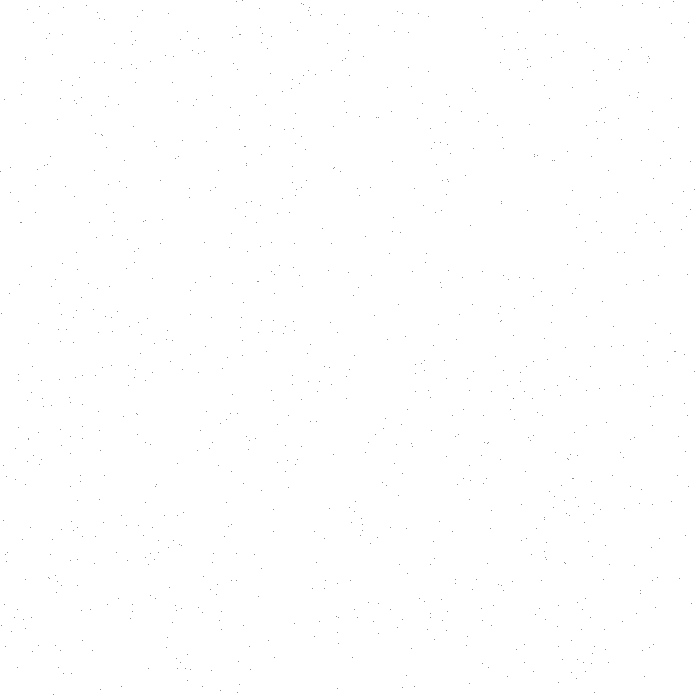
Frame 1 (no input)
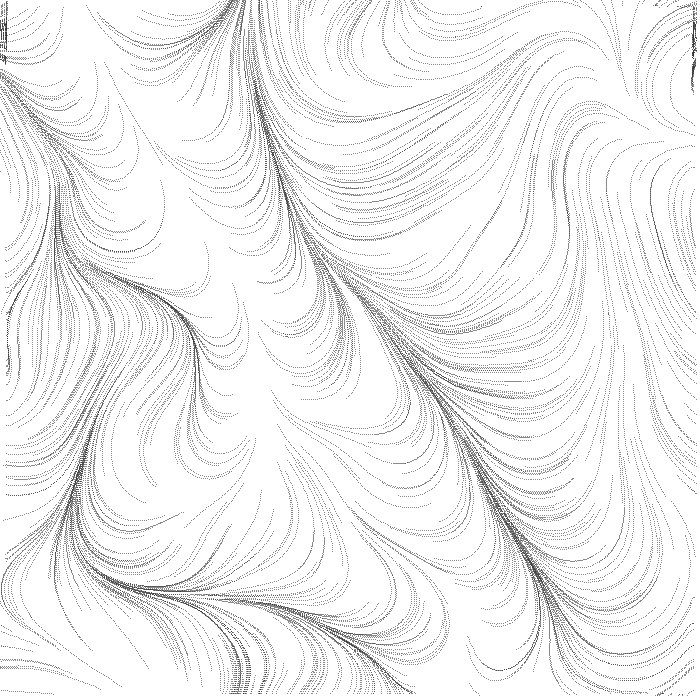
Frame 60 (the mouse pressed at the canvas centre just before this capture)
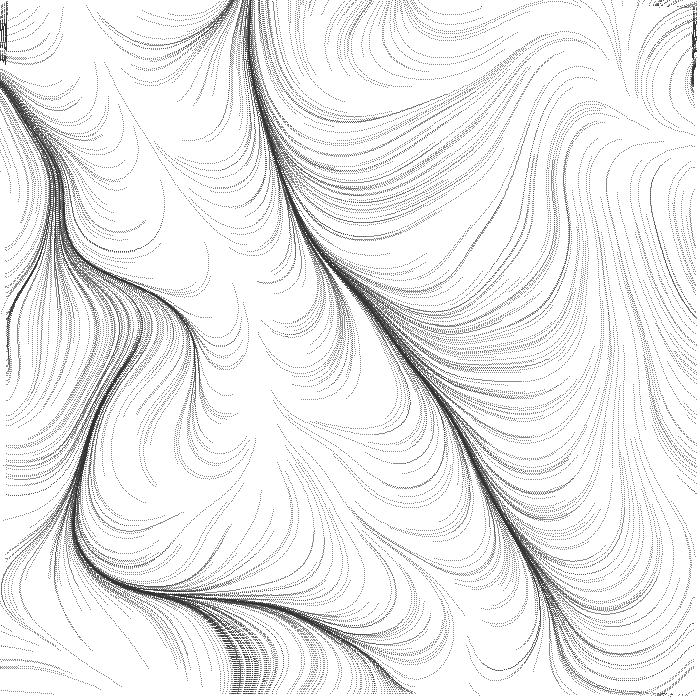
Frame 120 (the mouse held since frame 60 and released just before this capture)

The Processing sketch that drew these frames (run headless with seeded random() and noise(); from frame 60 on, the mouse is pressed at the canvas centre):

// Processing sketch: FlowFieldNoise
// ── FlowFieldNoise.pde
int scl = 5;
int rows,cols;

float inc = 0.0069;

ArrayList<Particle>list = new ArrayList<Particle>();
ArrayList<PVector>flowfield = new ArrayList<PVector>();


void setup(){
  size(700,700);
  rows = floor(width/scl);
  cols = floor(height/scl);
  
  for(int i = 0; i < 1000; i++){
    list.add(new Particle()); 
  }
  
  for(int i = 0; i < (rows * cols); i++){
    flowfield.add(new PVector()); 
  }
  background(255);
}

void draw(){
  
  float yoff = 0;
  float zoff = 0;

  for(int y = 0; y < cols; y++){
    float xoff = 0;
    for(int x = 0; x < rows; x++){
      int index = (x + y * rows );
      
      float angle = (noise(xoff, yoff, zoff) * TWO_PI * 4);
      PVector v = PVector.fromAngle(angle);
      v.setMag(1);
      flowfield.set(index, v);
      
      xoff += inc;
      //pushMatrix();
      //strokeWeight(1);
      //translate(x * scl, y * scl);
      //rotate(v.heading());
      //line(0, 0, scl, 0);
      //popMatrix();
    }
    yoff += inc;
  }
  zoff += 0.9;
  
  for(Particle p: list){
    p.follow(flowfield);
    p.edges();
    p.update();
    p.show();    
  }
  
  //if(frameCount % 10 == 0) println(frameRate);
}

// ── Particle.pde
class Particle{
  
  PVector pos;
  PVector vel;
  PVector acc;
  float maxspeed = 0.99;
  
  Particle(){
    pos = new PVector((random(width-scl)), (random(height-scl)));
    vel = new PVector(0,0);
    acc = new PVector(0,0);
  }
  
  void update(){
    vel.add(acc);
    pos.add(vel);
    vel.limit(maxspeed);
    acc.mult(0);
  }
  
  void applyForce(PVector force){
    acc.add(force); 
  }
  
  void show(){
    strokeWeight(0.9);
    stroke(51);
    point(pos.x, pos.y);
  }
  
  void edges(){
    if(pos.x > width-scl)  pos.x = scl;
    if(pos.x < 0) pos.x = width-scl;
    if(pos.y > height-scl) pos.y = scl;
    if(pos.y < 0) pos.y = height-scl;
  }
  
  void follow(ArrayList<PVector> flow){
     int x = int(pos.x / scl);
     int y = int(pos.y / scl);
     int ind = x + y * cols;
     PVector force = flow.get((ind));
     applyForce(force);
  }
}
